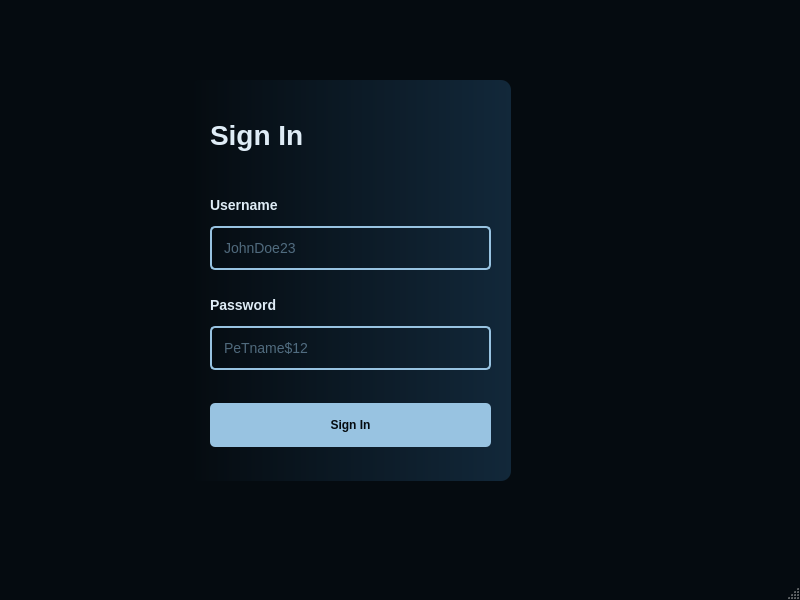
<?xml version="1.0" encoding="UTF-8"?>
<ui version="4.0">
 <class>main_window</class>
 <widget class="QMainWindow" name="main_window">
  <property name="geometry">
   <rect>
    <x>0</x>
    <y>0</y>
    <width>800</width>
    <height>600</height>
   </rect>
  </property>
  <property name="windowTitle">
   <string>MainWindow</string>
  </property>
  <property name="styleSheet">
   <string notr="true"/>
  </property>
  <property name="tabShape">
   <enum>QTabWidget::Rounded</enum>
  </property>
  <widget class="QWidget" name="centralwidget">
   <property name="styleSheet">
    <string notr="true">#centralwidget {
	background-color: #050b10;
}

</string>
   </property>
   <widget class="QWidget" name="login_form" native="true">
    <property name="enabled">
     <bool>true</bool>
    </property>
    <property name="geometry">
     <rect>
      <x>190</x>
      <y>80</y>
      <width>321</width>
      <height>401</height>
     </rect>
    </property>
    <property name="font">
     <font>
      <family>Segoe UI</family>
     </font>
    </property>
    <property name="acceptDrops">
     <bool>false</bool>
    </property>
    <property name="accessibleName">
     <string/>
    </property>
    <property name="layoutDirection">
     <enum>Qt::LeftToRight</enum>
    </property>
    <property name="autoFillBackground">
     <bool>false</bool>
    </property>
    <property name="styleSheet">
     <string notr="true">#login_form {
	border: 10px;
	border-radius: 10%;
	background: qlineargradient(spread:pad, x1:0, y1:0, x2:1, y2:0, stop:0 #050b10, stop:1 #12283a);
}

</string>
    </property>
    <widget class="QWidget" name="verticalLayoutWidget">
     <property name="geometry">
      <rect>
       <x>20</x>
       <y>20</y>
       <width>281</width>
       <height>347</height>
      </rect>
     </property>
     <layout class="QVBoxLayout" name="login_v_layout" stretch="1,3,1">
      <property name="spacing">
       <number>13</number>
      </property>
      <property name="leftMargin">
       <number>0</number>
      </property>
      <property name="rightMargin">
       <number>0</number>
      </property>
      <property name="bottomMargin">
       <number>0</number>
      </property>
      <item>
       <layout class="QVBoxLayout" name="form_header">
        <item>
         <widget class="QLabel" name="form_header_label">
          <property name="styleSheet">
           <string notr="true">#form_header_label {
	color: rgb(223, 236, 246);
	font-weight: bold;
	font-size: 28px;
	background: transparent;
}</string>
          </property>
          <property name="text">
           <string>Sign In</string>
          </property>
         </widget>
        </item>
       </layout>
      </item>
      <item>
       <layout class="QVBoxLayout" name="form_body">
        <property name="bottomMargin">
         <number>20</number>
        </property>
        <item>
         <layout class="QVBoxLayout" name="username_group">
          <item>
           <widget class="QLabel" name="username_label">
            <property name="layoutDirection">
             <enum>Qt::LeftToRight</enum>
            </property>
            <property name="styleSheet">
             <string notr="true">#username_label {
	color: #dfecf6;
	font-weight: bold;
	font-size: 14px;
	background: transparent;
}</string>
            </property>
            <property name="frameShape">
             <enum>QFrame::NoFrame</enum>
            </property>
            <property name="frameShadow">
             <enum>QFrame::Plain</enum>
            </property>
            <property name="lineWidth">
             <number>1</number>
            </property>
            <property name="text">
             <string>Username</string>
            </property>
            <property name="scaledContents">
             <bool>false</bool>
            </property>
            <property name="alignment">
             <set>Qt::AlignBottom|Qt::AlignLeading|Qt::AlignLeft</set>
            </property>
            <property name="wordWrap">
             <bool>false</bool>
            </property>
            <property name="margin">
             <number>0</number>
            </property>
            <property name="indent">
             <number>-1</number>
            </property>
           </widget>
          </item>
          <item>
           <widget class="QLineEdit" name="username_input">
            <property name="styleSheet">
             <string notr="true">#username_input {
	border: 1.5px solid rgb(152, 195, 225);
	background-color: transparent;
	padding: 5px 10px;
	border-radius: 5px;
	height: 30px;
	color: rgb(152, 195, 225);
	font-size: 14px;
}

#username_input::placeholder { 
	color: rgb(152, 195, 255, .8);
}</string>
            </property>
            <property name="text">
             <string/>
            </property>
            <property name="placeholderText">
             <string>JohnDoe23</string>
            </property>
           </widget>
          </item>
         </layout>
        </item>
        <item>
         <layout class="QVBoxLayout" name="password_group">
          <item>
           <widget class="QLabel" name="password_label">
            <property name="styleSheet">
             <string notr="true">#password_label {
	color: #dfecf6;
	font-weight: bold;
	font-size: 14px;
	background: transparent;
}</string>
            </property>
            <property name="text">
             <string>Password</string>
            </property>
            <property name="alignment">
             <set>Qt::AlignBottom|Qt::AlignLeading|Qt::AlignLeft</set>
            </property>
            <property name="indent">
             <number>-1</number>
            </property>
           </widget>
          </item>
          <item>
           <widget class="QLineEdit" name="password_input">
            <property name="styleSheet">
             <string notr="true">#password_input {
	border: 1.5px solid rgb(152, 195, 225);
	background-color: transparent;
	padding: 5px 10px;
	border-radius: 5px;
	height: 30px;
	font-size: 14px;
	color: rgb(152, 195, 225);
}

#password_input::placeholder { 
	color: rgb(152, 195, 255, .8);
}</string>
            </property>
            <property name="placeholderText">
             <string>PeTname$12</string>
            </property>
           </widget>
          </item>
         </layout>
        </item>
       </layout>
      </item>
      <item>
       <layout class="QVBoxLayout" name="form_footer">
        <property name="spacing">
         <number>6</number>
        </property>
        <property name="topMargin">
         <number>0</number>
        </property>
        <property name="bottomMargin">
         <number>0</number>
        </property>
        <item>
         <widget class="QPushButton" name="sign_in_button">
          <property name="cursor">
           <cursorShape>PointingHandCursor</cursorShape>
          </property>
          <property name="styleSheet">
           <string notr="true">#sign_in_button {
	background-color: #98c3e1;
	color: #050b10;
	font-weight: bold;
	padding-top: 15px;
	padding-bottom: 15px;
	border-radius: 5px;
}</string>
          </property>
          <property name="text">
           <string>Sign In</string>
          </property>
         </widget>
        </item>
       </layout>
      </item>
     </layout>
    </widget>
   </widget>
  </widget>
  <widget class="QMenuBar" name="menubar">
   <property name="geometry">
    <rect>
     <x>0</x>
     <y>0</y>
     <width>800</width>
     <height>21</height>
    </rect>
   </property>
   <property name="styleSheet">
    <string notr="true">#menubar {
	background-color: #050b10;
	color: #dfecf6;
}
	</string>
   </property>
  </widget>
  <widget class="QStatusBar" name="statusbar">
   <property name="styleSheet">
    <string notr="true">#statusbar {
	background-color: #050b10;
}</string>
   </property>
  </widget>
 </widget>
 <resources/>
 <connections/>
</ui>
